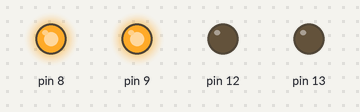
This sketch was run on a simulated Arduino Uno, built with avr-gcc and run on an emulated ATmega328P. On the bench: output pins drawn as LEDs (lit = HIGH).

Above: at 0.1 s.
Timing chart, 0 to 1.6 s (numbered marks = the images above):
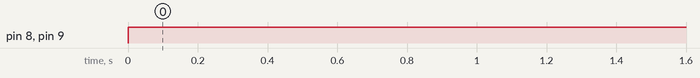

Measured:
- by itself, pin 8, pin 9: LOW → HIGH at 0.00 s

The sketch:

tesy.ino
```cpp
void setup() {
  // put your setup code here, to run once:
  pinMode(9, OUTPUT);
  pinMode(8, OUTPUT);

  pinMode(12, OUTPUT);
  pinMode(13, OUTPUT);
}

void loop() {
  digitalWrite(8, HIGH);

  digitalWrite(9, HIGH);

//  digitalWrite(12, HIGH);
//  digitalWrite(13, LOW);


}
```
